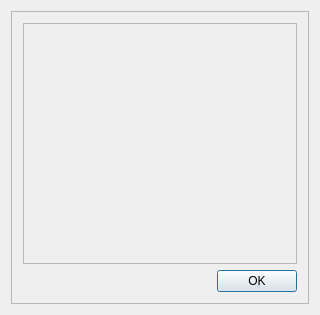
<?xml version="1.0" encoding="UTF-8"?>
<ui version="4.0">
 <class>ImagePreviewClass</class>
 <widget class="QDialog" name="ImagePreviewClass">
  <property name="geometry">
   <rect>
    <x>0</x>
    <y>0</y>
    <width>320</width>
    <height>315</height>
   </rect>
  </property>
  <property name="windowTitle">
   <string>ImagePreview</string>
  </property>
  <layout class="QGridLayout" name="gridLayout_2">
   <item row="0" column="0">
    <widget class="QFrame" name="frame">
     <property name="frameShape">
      <enum>QFrame::StyledPanel</enum>
     </property>
     <property name="frameShadow">
      <enum>QFrame::Raised</enum>
     </property>
     <layout class="QGridLayout" name="gridLayout">
      <item row="0" column="0" colspan="2">
       <widget class="QScrollArea" name="scrollArea">
        <property name="widgetResizable">
         <bool>true</bool>
        </property>
        <widget class="QWidget" name="scrollAreaWidgetContents">
         <property name="geometry">
          <rect>
           <x>0</x>
           <y>0</y>
           <width>280</width>
           <height>246</height>
          </rect>
         </property>
        </widget>
       </widget>
      </item>
      <item row="2" column="1">
       <widget class="QPushButton" name="btnOk">
        <property name="text">
         <string>OK</string>
        </property>
       </widget>
      </item>
      <item row="2" column="0">
       <spacer name="horizontalSpacer">
        <property name="orientation">
         <enum>Qt::Horizontal</enum>
        </property>
        <property name="sizeHint" stdset="0">
         <size>
          <width>40</width>
          <height>20</height>
         </size>
        </property>
       </spacer>
      </item>
     </layout>
    </widget>
   </item>
  </layout>
 </widget>
 <layoutdefault spacing="6" margin="11"/>
 <resources/>
 <connections>
  <connection>
   <sender>btnOk</sender>
   <signal>clicked()</signal>
   <receiver>ImagePreviewClass</receiver>
   <slot>close()</slot>
   <hints>
    <hint type="sourcelabel">
     <x>284</x>
     <y>357</y>
    </hint>
    <hint type="destinationlabel">
     <x>308</x>
     <y>353</y>
    </hint>
   </hints>
  </connection>
 </connections>
</ui>
